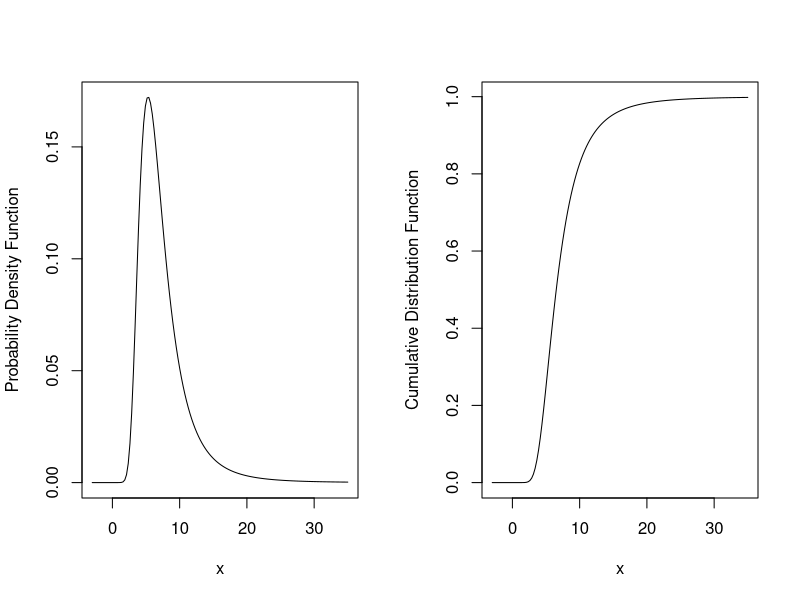
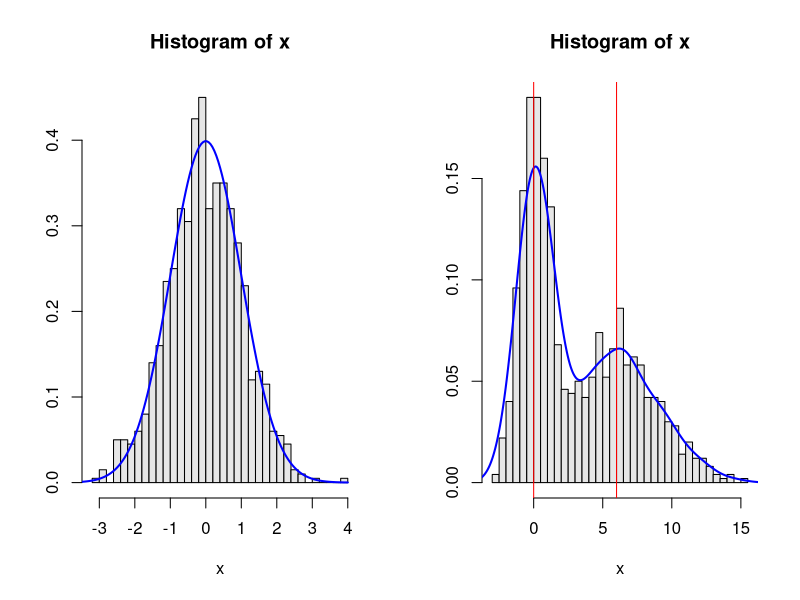
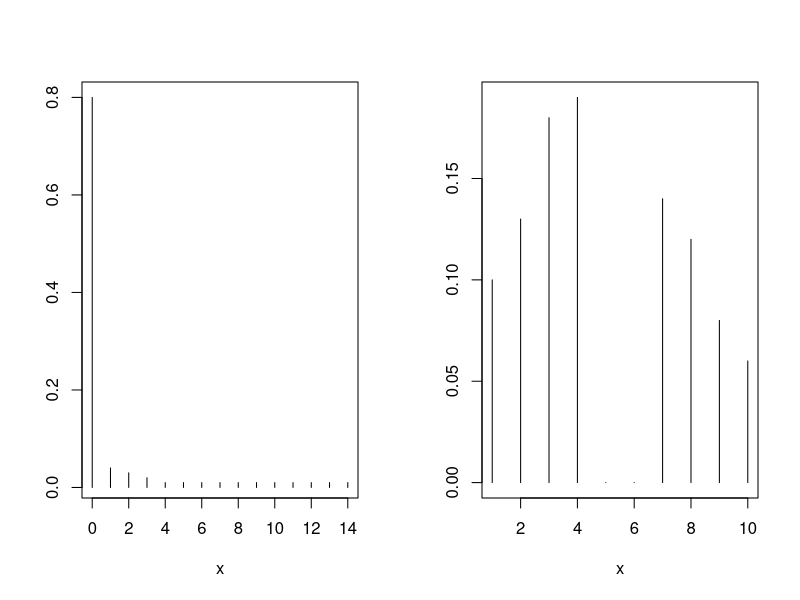

Here is the R script that generated these plots, in order: (Note: this script raises an error after producing the figures.)
## ----echo=FALSE----------------------------------------------------------
require(Hmisc)
knitrSet('descript')

## ----pdfcdf,w=6,h=3,cap='Example probability density (a) and cumulative probability distribution (b) for a positively skewed random variable (skewed to the right)',scap='Density and cumulative distribution functions'----
x <- seq(-3, 35, length=150)
par(mfrow=c(1,2)); xl <- expression(x)   # Fig. (*\ref{fig:descript-pdfcdf}*):
plot(x, dt(x, 4, 6), type='l', xlab=xl, ylab='Probability Density Function')
plot(x, pt(x, 4, 6), type='l', xlab=xl, ylab='Cumulative Distribution Function')

## ----normalhist,cap='Example of a continuous distribution that is symmetric: the Gaussian (normal) distribution with mean 0 and variance 1, along with a histogram from a sample of size 1000 from this distribution',scap='Symmetric continuous distribution'----
set.seed(1); x <- rnorm(1000)   # Fig. (*\ref{fig:descript-normalhist}*):
hist(x, nclass=40, prob=TRUE, col=gray(.9), xlab=xl, ylab='')
x <- seq(-4, 4, length=150)
lines(x, dnorm(x, 0, 1), col='blue', lwd=2)

## ----bimode,cap='Example of a bimodal distribution from sampling from a mixture of normal distributions with different means and variances and estimating the underlying density function.  Vertical red lines indicate true population means of the two component populations.  Such a distribution can occur naturally or by failing to condition on a binary characteristic such as sex.',scap='Bimodal distribution'----
set.seed(2)
x <- c(rnorm(500, mean=0, sd=1), rnorm(500, mean=6, sd=3))
hist(x, nclass=40, prob=TRUE, col=gray(.9), xlab=xl, ylab='')
lines(density(x), col='blue', lwd=2)
abline(v=c(0, 6), col='red')   # Fig. (*\ref{fig:descript-bimode}*)

## ----orda,cap='Distribution of number of days in the hospital in the year following diagnosis',scap='Count variable with clumping at zero'----
x <- 0:14
y <- c(.8, .04, .03, .02, rep(.01, 11))
plot(x, y, xlab=xl, ylab='', type='n')   # Fig. (*\ref{fig:descript-orda}*)
segments(x, 0, x, y)

## ----ordb,cap='Distribution of a functional status score that does not have points in the middle',scap='Ordinal variable with strange distribution'----
x <- 1:10
y <- c(.1, .13, .18, .19, 0, 0, .14, .12, .08, .06)
plot(x, y, xlab=xl, ylab='', type='n')   # Fig. (*\ref{fig:descript-ordb}*)
segments(x, 0, x, y)

## ----ordc,cap='Distribution of serum creatinine where the patient requiring dialysis is taken to have the worst renal function.  The variable is mostly continuous but is best analyzed as ordinal so that no assumption is made about how to score dialysis except for being worse than all non-dialysis patients. Data taken from NHANES where no patients were actually dialyzed.',scap='Continuous distribution with clumping at the end'----
require(Hmisc)
getHdata(nhgh)   # NHANES dataset    Fig. (*\ref{fig:descript-ordc}*):
scr <- pmin(nhgh$SCr, 5)   # truncate at 5 for illustration
scr[scr == 5 | runif(nrow(nhgh)) < .05] <- 5  # pretend 1/20 dialyzed
hist(scr, nclass=50, xlab='Serum Creatinine', ylab='Density', prob=TRUE)

## ----spaghetti,w=7,h=5,cap='Spaghetti plot showing all the raw data on the response variable for each subject, stratified by dose and study site (1--9).  Importantly, week 0 (baseline) measurements are included.',scap='Spaghetti plot'----
require(Hmisc)   # also loads ggplot2
getHdata(cdystonia)
ggplot(cdystonia, aes(x=week, y=twstrs, color=factor(id))) +
       geom_line() + xlab('Week') + ylab('TWSTRS-total score') +
       facet_grid(treat ~ site) +
       guides(color=FALSE) # Fig. (*\ref{fig:descript-spaghetti}*)

## ----pH,w=5,h=4,cap='Scatterplot of one measurement mode against another'----
getHdata(esopH)
contents(esopH)
xl <- label(esopH$conv)
yl <- label(esopH$orophar)
ggplot(esopH, aes(x=conv, y=orophar)) + geom_point(pch='.') +
  xlab(xl) + ylab(yl) +   # Fig. (*\ref{fig:descript-pH}*)
  geom_abline(intercept = 0, slope = 1)

## ----pHh,w=5.5,h=4.5,cap='Hexagonal binning replacing scatterplot for large $n$'----
require(hexbin)
ggplot(esopH, aes(x=conv, y=orophar)) +   # Fig. (*\ref{fig:descript-pHh}*)
  stat_binhex(aes(alpha=..count.., color=Hmisc::cut2(..count.., g=20)),
              bins=80, range=c(.1, .9)) +
  xlab(xl) + ylab(yl) +
  guides(alpha=FALSE, fill=FALSE, color=guide_legend(title='Frequency'))

## ----ecdf,w=6,h=4.5,cap='Empirical cumulative distributions of baseline variables  stratified by treatment in a randomized controlled trial. $m$ is the number of missing values.',scap='Empirical cumulative distribution functions'----
getHdata(pbc)
pbcr <- subset(pbc, drug != 'not randomized')
Ecdf(pbcr[,c('bili','albumin','protime','sgot')],  # Fig. (*\ref{fig:descript-ecdf}*)
    group=pbcr$drug, col=1:2,
    label.curves=list(keys='lines'))

## ----bwplot,w=5,h=3.25,cap='Box plots showing the distribution of serum creatinine  stratified by major diagnosis.  Dot: mean; vertical line: median; large box:interquartile range.  The 0.05 and 0.95 quantiles are also shown, which is not the way typical box plots are drawn but is perhaps more useful.  Asymmetry of distributions can be seen by both disagreement between $Q_{3}-Q_{2}$ and $Q_{2}-Q_{1}$ and by disagreement between $Q_{2}$ and $\\bar{x}$.',scap='Box plots with 0.05 and 0.95 quantiles'----
getHdata(support)   # Fig. (*\ref{fig:descript-bwplot}*)
bwplot(dzgroup ~ crea, data=support, panel=panel.bpplot,
       probs=c(.05,.25), xlim=c(0,8), xlab='Serum Creatinine')

## ----bpplt,w=5.5,h=3.75,cap='Schematic for extended box plot'------------
bpplt()   # Fig. (*\ref{fig:descript-bpplt}*)

## ----glybox,h=5,w=6,cap='Extended box plots for glycohemoglobin stratified by quartiles of age (vertical), two-tiles of waist circumference (horizontal), and sex (vertical)',scap='Extended box plots for glycohemoglobin'----
require(lattice)   # Fig. (*\ref{fig:descript-glybox}*):
getHdata(diabetes)
wst <- cut2(diabetes$waist, g=2)
levels(wst) <- paste('Waist', levels(wst))
bwplot(cut2(age,g=4) ~ glyhb | wst*gender, data=diabetes,
       panel=panel.bpplot, xlab='Glycosylated Hemoglobin', ylab='Age Quartile')

## ----cldif,cap='Means and nonparametric bootstrap 0.95 confidence limits for glycated hemoglobin for males and females, and confidence limits for males - females.  Lower and upper $x$-axis scales have same spacings but different centers.  Confidence intervals for differences are generally wider than those for the individual constituent variables.',scap='Showing group means and differences',mar=c(4,6,4,1),top=1----
attach(diabetes)
set.seed(1)
male   <- smean.cl.boot(glyhb[gender=='male'],   reps=TRUE)
female <- smean.cl.boot(glyhb[gender=='female'], reps=TRUE)
dif <- c(mean=male['Mean']-female['Mean'],
         quantile(attr(male, 'reps')-attr(female,'reps'), c(.025,.975)))
plot(0,0,xlab='Glycated Hemoglobin',ylab='',   # Fig. (*\ref{fig:descript-cldif}*)
     xlim=c(5,6.5),ylim=c(0,4), axes=F)
axis(1, at=seq(5, 6.5, by=0.25))
axis(2, at=c(1,2,3.5), labels=c('Female','Male','Difference'),
     las=1, adj=1, lwd=0)
points(c(male[1],female[1]), 2:1)
segments(female[2], 1, female[3], 1)
segments(male[2], 2,   male[3], 2)
offset <- mean(c(male[1],female[1])) - dif[1]
points(dif[1] + offset, 3.5)
segments(dif[2]+offset, 3.5, dif[3]+offset, 3.5)
at <- c(-.5,-.25,0,.25,.5,.75,1)
axis(3, at=at+offset, label=format(at))
segments(offset, 3, offset, 4.25, col=gray(.85))
abline(h=c(2 + 3.5)/2, col=gray(.85))

## ----rmsa,results='asis',w=8,h=5,cap='Partial effects in NHANES HbA1c model'----
require(rms)
getHdata(nhgh)   # NHANES data
dd <- datadist(nhgh); options(datadist='dd')
g        <- function(x) 0.09 - x ^ - (1 / 1.75)
ginverse <- function(y) (0.09 - y) ^ -1.75
f <- ols(g(gh) ~ rcs(age, 4) + re + sex + rcs(bmi, 4), data=nhgh)
# If not using LaTeX, just use print(f), anova(f)
cat('{\\small\n')
print(f, latex=TRUE)
latex(anova(f), dec.ss=3, dec.ms=3, file='', table.env=FALSE)
cat('}\n')
# Show partial effects of all variables in the model, on the original scale
ggplot(Predict(f, fun=ginverse),   # Fig. (*\ref{fig:descript-rmsa}*)
       ylab=expression(paste('Predicted Median ', HbA['1c'])))

## ----rmsb,w=7,h=3,top=2,cap='Partial effects chart on the transformed scale.  For age and BMI, effects are inter-quartile-range effects.  0.9, 0.95, and 0.99 confidence limits are shown.',scap='Partial effects chart for transformed glycohemoglobin'----
plot(summary(f))   # Fig. (*\ref{fig:descript-rmsb}*)

## ----rmsc,w=5,h=5,cap='Nomogram for predicting median HbA$_{1c}$.  To use the nomogram, use the top \\Co{Points} scale to convert each predictor value to a common scale.  Add the points and read this number on the \\Co{Total Points} scale, then read down to the median.',scap='Nomogram for predicting median HbA$_{1c}$'----
plot(nomogram(f, fun=ginverse, funlabel='Median HbA1c'))  # Fig. (*\ref{fig:descript-rmsc}*)

## ----dynamite,w=5.5,cap="Bar plot with error bars---``dynamite plot''"----
getHdata(FEV); set.seed(13)   
FEV <- subset(FEV, runif(nrow(FEV)) < 1/8)   # 1/8 sample
require(ggplot2)
s <- with(FEV, summarize(fev, llist(sex, smoke), smean.cl.normal))
ggplot(s, aes(x=smoke, y=fev, fill=sex)) +    # Fig. (*\ref{fig:descript-dynamite}*)
    geom_bar(position=position_dodge(), stat="identity") +
    geom_errorbar(aes(ymin=Lower, ymax=Upper),
                  width=.1,
                  position=position_dodge(.9))

## ----tplot,w=6,h=2,cap='Jittered raw data and box plots.  Middle vertical lines indicate medians and diamonds indicate means. Horizontal lines indicate 0.1 to 0.9 quantiles when $n\\geq 10$.  The ink:information ratio for this plot is far better than a dynamite plot.',scap='Dot plot with superimposed box plots'----
require(ggplot2)   # Fig. (*\ref{fig:descript-tplot}*)
stats <- function(x) {
  z <- quantile(x, probs=c(.1, .25, .5, .75, .9))
  names(z) <- c('ymin', 'lower', 'middle', 'upper', 'ymax')
  if(length(x) < 10) z[c(1,5)] <- NA
  z
}
ggplot(FEV, aes(x=sex, y=fev)) +
  stat_summary(fun.data=stats, geom='boxplot', aes(width=.75), shape=5,
               position='dodge', col='lightblue') +
  geom_dotplot(binaxis='y', stackdir='center', position='dodge', alpha=.4) +
  stat_summary(fun.y=mean, geom='point', shape=5, size=4, color='blue') +
  facet_grid(~ smoke) +
  xlab('') + ylab(expression(FEV[1])) + coord_flip()

## ----vplot,w=6,h=2.5,cap='Jittered raw data and violin plots with median indicated by \\textbf{\\textcolor{blue}{+}}'----
ggplot(FEV, aes(x=sex, y=fev)) +
  geom_violin(width=.6, col='lightblue') +
  geom_dotplot(binaxis='y', stackdir='center', position='dodge', alpha=.4) +
  stat_summary(fun.y=median, geom='point', color='blue', shape='+', size=12) +
  facet_grid(~ smoke) +
  xlab('') + ylab(expression(FEV[1])) + coord_flip()
